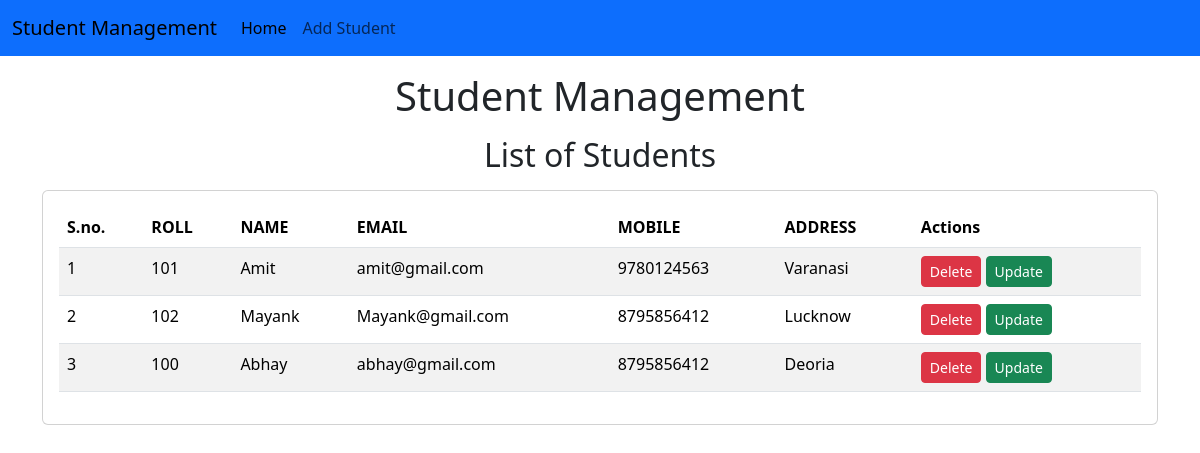
The app's page /, older data.
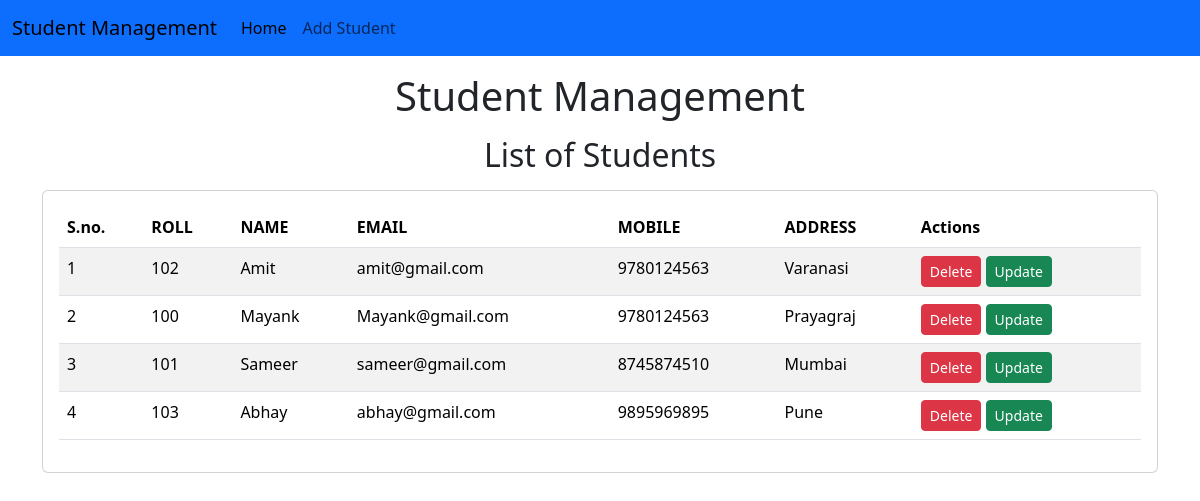
The same page, newer data.
### std/models.py (models this page shows)
class Student(models.Model):
    roll=models.CharField(max_length=100)
    name=models.CharField(max_length=50)
    email=models.CharField(max_length=150)
    address=models.CharField(max_length=200)
    mobile=models.CharField(max_length=10)

### std/views.py (the view)
# urls.py: path("",home),
def home(request):
    std=Student.objects.all()  # Retrieves all 'Student' objects from the database using the 'objects.all' method of student model.
    print(std)
    return render(request,"std/home.html",{'std':std})  #({'std': std}):The context dictionary contains key-value pairs where keys represent variable names accessible in the template,

### templates/std/home.html (shortened to what this page needs)
<!doctype html>
<html lang="en">
<head>
  <link href="https://cdn.jsdelivr.net/npm/bootstrap@5.3.3/dist/css/bootstrap.min.css" rel="stylesheet"
>
</head>
<body>
  {% include 'std/navbar.html'%}
  <h1 class="text-center my-3">Student Management</h1>
  <h2 class="text-center my-3">List of Students</h2>
  <div class="container">
    <div class="row">
      <div class="col-md-12">
        <div class="card">
          <div class="card-body">
            <div class="table-responsive">
              <table class="table table-striped">
                <thead>
                  <tr>
                    <th>S.no.</th>
                    <th>ROLL</th>
                    <th>NAME</th>
                    <th>EMAIL</th>
                    <th>MOBILE</th>
                    <th>ADDRESS</th>
                    <th>Actions</th>
                  </tr>
                </thead>
                <tbody>
                  {% for s in std %}
                  <tr>
                    <td>{{forloop.counter}}</td>
                    <td>{{s.roll}}</td>
                    <td>{{s.name}}</td>
                    <td>{{s.email}}</td>
                    <td>{{s.mobile}}</td>
                    <td>{{s.address}}</td>
                    <td>
                      <a href="/std/delete-std/{{s.id}}" class="btn btn-danger btn-sm">Delete</a>
                      <a href="/std/update-std/{{s.id}}" class="btn btn-success btn-sm">Update</a>
                    </td>
                  </tr>
                  {% endfor %}
                </tbody>
              </table>
            </div>
          </div>
        </div>
      </div>
    </div>
  </div>
</body>
</html>

### templates/std/navbar.html (shortened to what this page needs)
<nav class="navbar navbar-expand-lg bg-primary">
  <div class="container-fluid">
    <a class="navbar-brand" href="/">Student Management</a>
    <div class="collapse navbar-collapse" id="navbarSupportedContent">
      <ul class="navbar-nav me-auto mb-2 mb-lg-0">
        <li class="nav-item">
          <a class="nav-link active" aria-current="page" href="/">Home</a>
        </li>
        <li class="nav-item">
          <a class="nav-link" href="/std/add-std/">Add Student</a>
        </li>
      </ul>
    </div>
  </div>
</nav>

Row changes from the older to the newer data that the page shows:
removed Student: roll "102", name "Mayank", email "Mayank@gmail.com", mobile "8795856412", address "Lucknow"
removed Student: roll "100", name "Abhay", email "abhay@gmail.com", mobile "8795856412", address "Deoria"
changed Student "Amit": roll "101" → "102"
added Student: roll "100", name "Mayank", email "Mayank@gmail.com", mobile "9780124563", address "Prayagraj"
added Student: roll "101", name "Sameer", email "sameer@gmail.com", mobile "8745874510", address "Mumbai"
added Student: roll "103", name "Abhay", email "abhay@gmail.com", mobile "9895969895", address "Pune"
